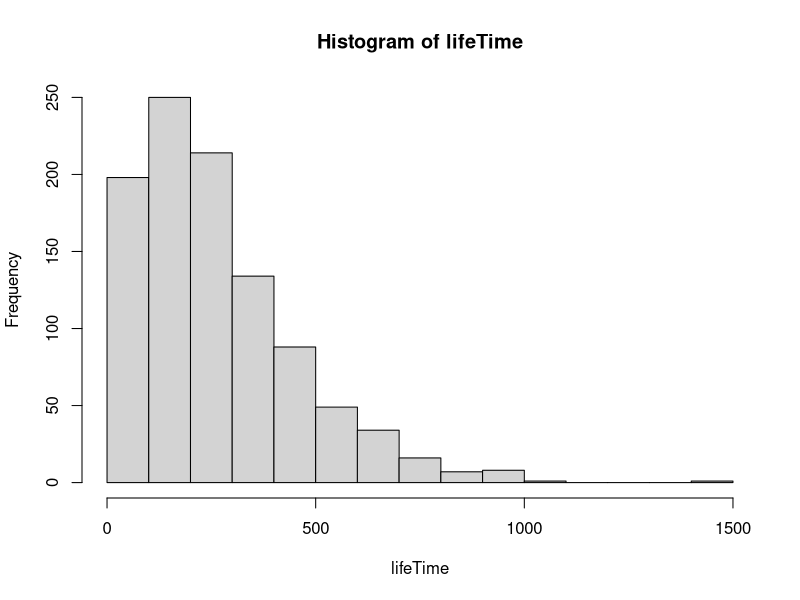

Generate this figure with R: (Note: this script raises an error after producing the figure.)
############# Part 2
library(expm)
rm(list=ls())

#Initialize Q-matrix
Q = matrix(
  c(-0.0085,  0.005,  0.0025,       0,   0.001,
          0, -0.014,   0.005,   0.004,   0.005,
          0,      0,  -0.008,   0.003,   0.005,
          0,      0,       0,  -0.009,   0.009,
          0,      0,       0,       0,       0),
  nrow = 5,
  ncol = 5)
Q <- t(Q)


############# Task 7
#Initializations
woman = rep(1,1000) # Create 1000 women
N.iter = 1000
count = matrix(0, ncol = 5, nrow = N.iter) #

# Simulate the lifetime of the women
for (i in 1:N.iter){
  while (woman[i]<5){ #Woman has to have state under 5. otherwise they are dead 
    event = rexp(1,rate=-Q[woman[i],woman[i]])
    count[i,woman[i]] = event
    if (woman[i] <4){
    woman[i]=sample(x = c((woman[i]+1):5), size =1, replace =TRUE,
                    prob =-(Q[woman[i],(woman[i]+1):5])/Q[woman[i],woman[i]])
    }
    else{
      woman[i]=5
    }
  }
}

# Visualize the lifetime for the women
lifeTime = rowSums(count)
hist(lifeTime)
C = qchisq(p = c(0.025,0.975), df = 999)

# Confidence interval for standard deviation
conf=c(sqrt(999*var(lifeTime)/C[2]),sqrt(999*var(lifeTime)/C[1]))
mean(lifeTime)

n = length(lifeTime)
Conf_control1 = mean(lifeTime) - qt(0.975, df =n-1) * sd(lifeTime) / sqrt(n)
Conf_control2 = mean(lifeTime) + qt(0.975, df =n-1) * sd(lifeTime) / sqrt(n)
c(mean(lifeTime),Conf_control1,Conf_control2) #mean and CI for the mean

#survival rate after 30.5 months
(sum(rowSums(count[,1:2])>30.5 & (count[,3]!=0 | count[,4]!=0)))/1000

############# Task 8
Q = Q[1:4,1:4]
funk = function(t){
  ones = rep(1,4)
  p0 = c(1,0,0,0)

  p = vector()
  for (i in 1:length(t)){
    p[i] = 1 - p0%*%expm(x = Q*t[i])%*%ones
  }
  return(p)

}

plot(o,type ='l',lwd = 3)
lines(ecdf(lifeTime),col='red',lwd = 3)
ks.test(lifeTime, funk)

########## Opgave 9
# Q matrix for treatment
Q2 = matrix(c(-0.00475,0,0,0,0
              ,0.0025,-0.007,0,0,0
              ,0.00125,0,-0.008,0,0
              ,0,0.002,0.003,-0.009,0
              ,0.001,0.005,0.005,0.009,0),5,5)


woman = rep(1,1000) # Create 1000 women
count_treat = matrix(0, ncol = 5, nrow = N.iter) #

# Simulate the lifetime of the women with the treatment matrix
for (i in 1:N.iter){
  while (woman[i]<5){
    event = rexp(1,rate=-Q2[woman[i],woman[i]])
    count_treat[i,woman[i]] = event
    if (woman[i] <4){
      woman[i]=sample(x = c((woman[i]+1):5), size =1, replace =TRUE,
                      prob =-(Q2[woman[i],(woman[i]+1):5])/Q2[woman[i],woman[i]])
    }
    else{
      woman[i]=5
    }
  }
}
cdf = function(lifeTime){
  bins = sort(lifeTime)
  cdf.value = cumsum(hist(lifeTime, breaks = bins, plot=FALSE)$count)/1000
  return(list("t"=tail(bins,-1), "cdf"=cdf.value))
}

# Survival function for non-treatment
life_cdf=cdf(lifeTime)

S_func = function(cdf){
  S = (1000-cdf$cdf*1000)/1000
       return(S)
}
plot(life_cdf$t,S_func(life_cdf),'l')

# Survival function for treatment
lifeTimeTreat =rowSums(count_treat)
lifeTreat_cdf=cdf(lifeTimeTreat)
plot(lifeTreat_cdf$t,S_func(lifeTreat_cdf),'l')

# Plot with death rate for treat and non-treat
plot(life_cdf$t,S_func(life_cdf),col = 'red',type='s',xlab = 't [months]', ylab = 'Women_Alive')
lines(lifeTreat_cdf$t,S_func(lifeTreat_cdf),col='blue',type='s')
title('Survival functions')


############# Opgave 10
# Log rank test
N1 = head(S_func(life_cdf)*1000,-1)
N2 = head(S_func(lifeTreat_cdf)*1000,-1)
N = N1+N2

O1 = abs(diff(N1))
O2 = abs(diff(N2))
O = abs(diff(N))

N = tail(N,-1)
N2 = tail(N2,-1)

#Calculate the expected value
E2 = O/N*N2

#Calculate the variance
V = (O*(N2/N)*(1-N2/N)*(N-O))/(N-1)

#Calculate the test statistic
Z = sum(O2-E2)/sum(V)

#Find the p-value
pValue = 1-pnorm(Z)


############# Task 11
#Initializations
woman = rep(1,1000) # Create 1000 women
N.iter = 1000
count = matrix(0, ncol = 5, nrow = N.iter) #

# Simulate the lifetime of the women
for (i in 1:N.iter){
  while (woman[i]<5){ #Woman has to have state under 5. otherwise they are dead 
    event = rexp(1,rate=-Q[woman[i],woman[i]])
    count[i,woman[i]] = event
    if (woman[i] <4){
      woman[i]=sample(x = c((woman[i]+1):5), size =1, replace =TRUE,
                      prob =-(Q[woman[i],(woman[i]+1):5])/Q[woman[i],woman[i]])
    }
    else{
      woman[i]=5
    }
  }
}

# Visualize the lifetime for the women
lifeTime = rowSums(count)
hist(lifeTime)
C = qchisq(p = c(0.025,0.975), df = 999)
